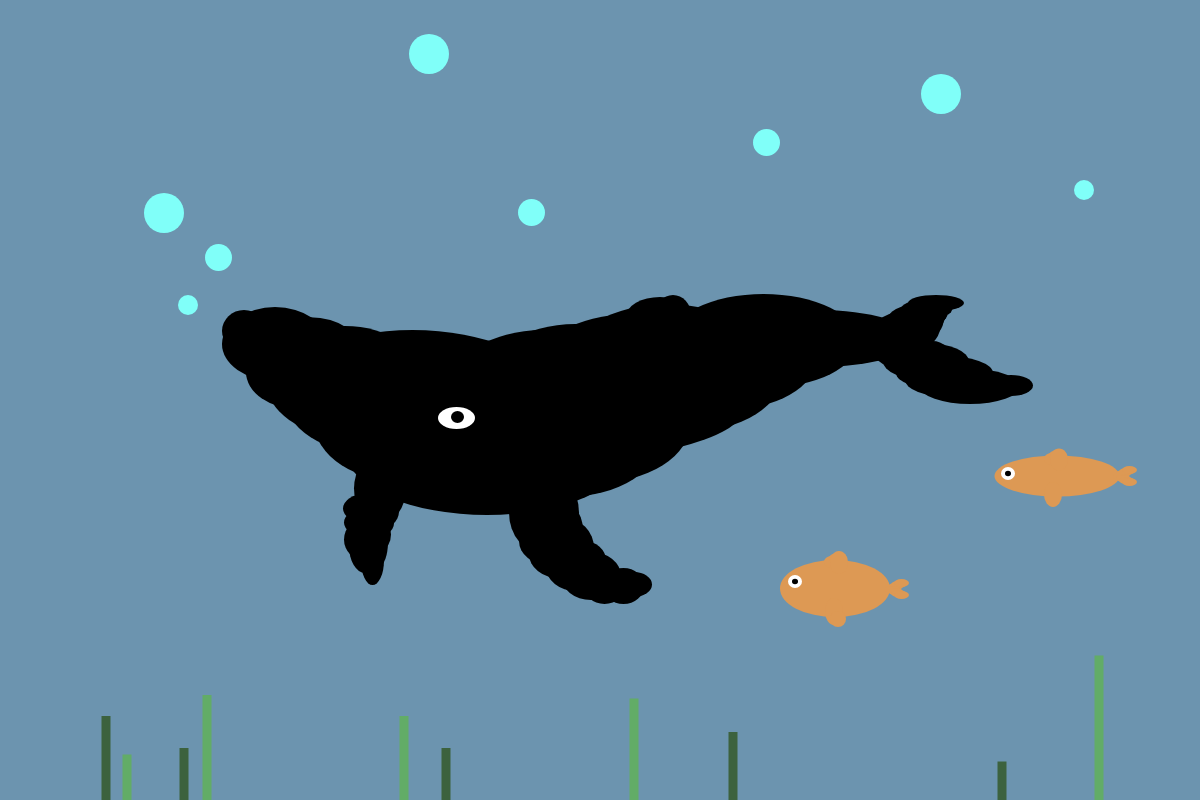
Frame 1 (no input)
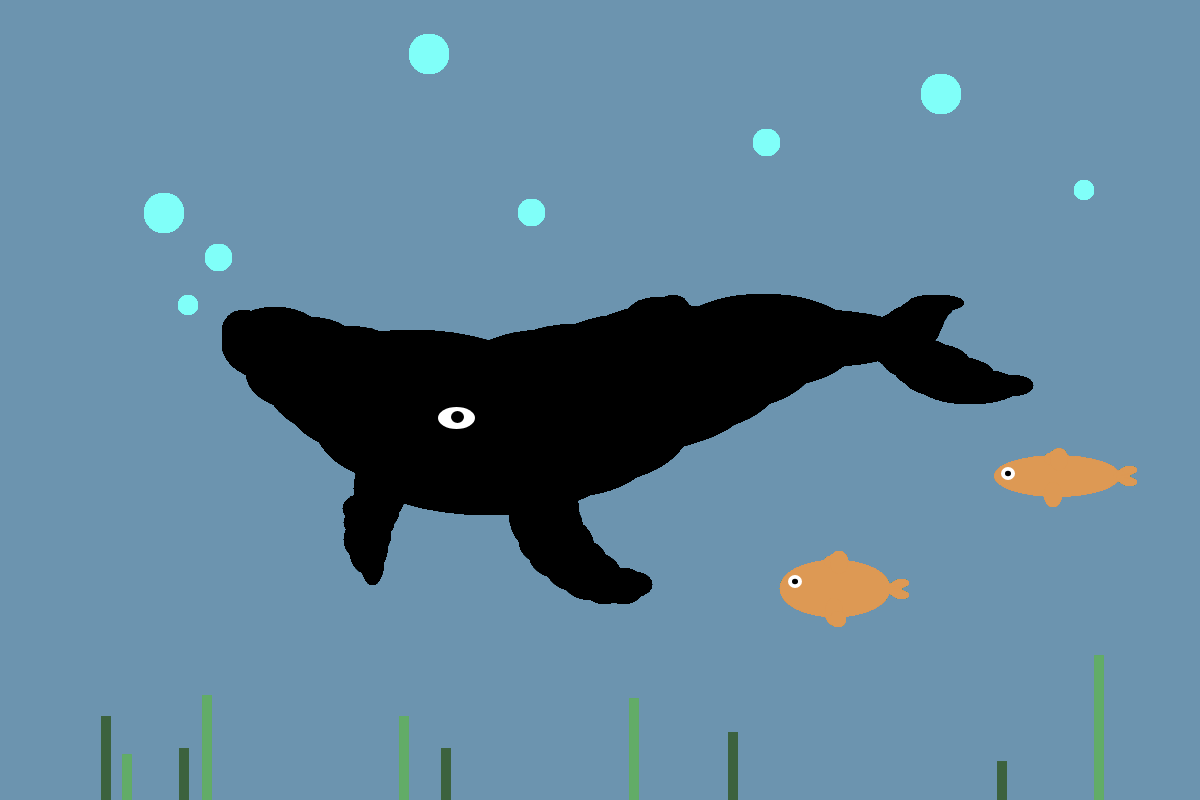
Frame 60 (no input)
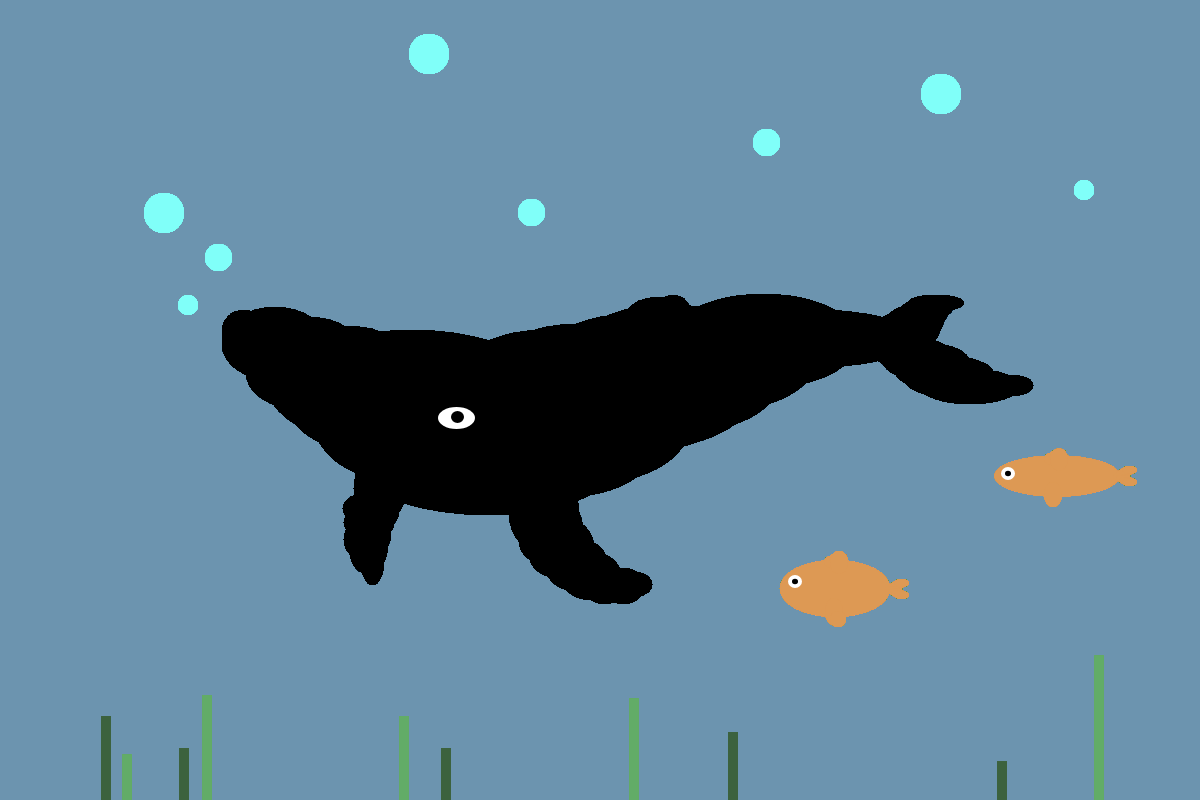
Frame 120 (the mouse pressed at the canvas centre since frame 60)

The p5.js sketch that drew these frames (run headless with seeded random() and noise() and a simulated clock; from frame 60 on, the mouse is pressed at the canvas centre):

// p5.js sketch
// ── sketch.js


function setup() { // Setting up the canvas. 

	createCanvas(1200,800);
	background(108, 148, 175);

}



function draw() {  


	// Draw the bubbles.
	fill(128, 255, 249);
	noStroke();
	ellipse(164, 213, 40, 40);
	ellipse(218.5, 257.5, 27, 27);
	ellipse(188, 305, 20, 20);
	ellipse(429, 54, 40, 40);
	ellipse(531.5, 212.5, 27, 27);
	ellipse(766.5, 142.5, 27, 27);
	ellipse(941, 94, 40, 40);
	ellipse(1084, 190, 20, 20);



	// Draw the small fish.
	fill(221, 153, 84);  
	ellipse(835, 588.5, 110, 57);
	ellipse(835.5, 562, 23, 14);
	ellipse(838, 558.5, 18, 11);
	ellipse(839, 562.5, 18, 23);
	ellipse(1057, 476, 125, 41);
	ellipse(834, 611.5, 18, 27);
	ellipse(838, 619, 16, 16);
	ellipse(895.5, 586.5, 15, 7);
	ellipse(898.5, 584.5, 15, 7);
	ellipse(901.5, 583, 15, 8);
	ellipse(892.5, 589.5, 15, 7);
	ellipse(895.5, 591.5, 15, 7);
	ellipse(898.5, 593.5, 15, 7);
	ellipse(901.5, 595, 15, 8);
	ellipse(1053, 494.5, 18, 25);
	ellipse(1055.5, 459, 23, 14);
	ellipse(1058, 455.5, 18, 11);
	ellipse(1059, 459.5, 18, 22);
	ellipse(1120.5, 476.5, 15, 7);
	ellipse(1123.5, 473.5, 15, 7);
	ellipse(1126.5, 471.5, 15, 7);
	ellipse(1129.5, 470, 15, 8);
	ellipse(1123.5, 478.5, 15, 7);
	ellipse(1126.5, 480.5, 15, 7);
	ellipse(1129.5, 482, 15, 8);



	// Draw the whale. 
	fill(0,0,0);
	ellipse(244, 331, 44, 42);
	ellipse(275, 344, 106, 73.8);
	ellipse(310, 354.1, 106, 73.8);
	ellipse(299, 372.1, 106, 73.8);
	ellipse(345, 381, 158, 110);
	ellipse(412.5, 391, 269, 122);
	ellipse(377.5, 394, 189, 122);
	ellipse(516, 409, 454, 110);
	ellipse(408.5, 422, 189, 122);
	ellipse(487, 454, 278, 122);
	ellipse(380, 488.5, 52, 69);
	ellipse(377, 511.5, 44, 37);
	ellipse(365, 508.5, 44, 29);
	ellipse(372, 523.5, 44, 29);
	ellipse(366, 522.5, 44, 29);
	ellipse(366, 539.5, 44, 43);
	ellipse(365, 546, 32, 53.9);
	ellipse(379, 542, 18, 48);
	ellipse(382, 534.5, 18, 29);
	ellipse(372.5, 560.5, 23, 49);
	ellipse(367.5, 367.5, 23, 29);
	ellipse(542.5, 391, 189, 122);
	ellipse(575.5, 385, 189, 122);
	ellipse(566.5, 436, 189, 122);
	ellipse(594.5, 422, 193, 122);
	ellipse(631, 375, 200, 122);
	ellipse(667, 365, 200, 122);
	ellipse(688, 371, 192, 122);
	ellipse(711, 365, 204, 94);
	ellipse(660, 317, 68, 40);
	ellipse(673, 315, 36, 40);
	ellipse(763.5, 341, 189, 94);
	ellipse(818.5, 338.5, 189, 57);
	ellipse(544, 512.5, 70, 83);
	ellipse(553, 530, 60, 66);
	ellipse(549, 541, 60, 48);
	ellipse(564, 548, 60, 60);
	ellipse(559, 554, 60, 48);
	ellipse(576, 567, 60, 48);
	ellipse(584, 560.5, 44, 39);
	ellipse(591, 576, 60, 48);
	ellipse(604.5, 584.5, 43, 39);
	ellipse(623.5, 586, 41, 36);
	ellipse(634, 584.5, 36, 25);
	ellipse(901, 340.5, 64, 57);
	ellipse(912, 327.5, 56, 45);
	ellipse(925.5, 317.6, 37, 42.7);
	ellipse(922.5, 309, 43, 18);
	ellipse(936, 303, 56, 16);
	ellipse(946, 306, 14, 18);
	ellipse(941, 312, 14, 18);
	ellipse(940, 313, 14, 18);
	ellipse(938, 317, 14, 18);
	ellipse(926, 361.5, 86, 37);
	ellipse(932.5, 359.5, 39, 37);
	ellipse(944.5, 373, 97, 34);
	ellipse(949.5, 380, 89, 34);
	ellipse(970, 386.5, 100, 35);
	ellipse(1011, 385.5, 44, 21);


	// Add eyeballs. 
	fill(255, 255, 255);
	ellipse(456.5, 418, 37, 22);
	ellipse(795, 581.5, 14, 13);
	ellipse(1008, 473.5, 14, 13);



	// Add iris. 
	fill(0,0,0);
	ellipse(457.5, 417, 13, 12);
	ellipse(795, 581.5, 6, 5.5)
	ellipse(1008, 473.5, 6, 5.5);


	// Add seaweed. 
	fill(60, 98, 62);
	rect(101.5, 716, 9, 168);
	rect(179.5, 748, 9, 104);
	rect(441.5, 748, 9, 104);
	rect(728.5, 732, 9, 136);
	rect(997.5, 761.5, 9, 77);

	fill(98, 172, 103);
	rect(122.5, 754.5, 9, 91);
	rect(202.5, 695, 9, 210);
	rect(399.5, 716, 9, 168);
	rect(629.5, 698.5, 9, 203);
	rect(1094.5, 655.5, 9, 289);
}
